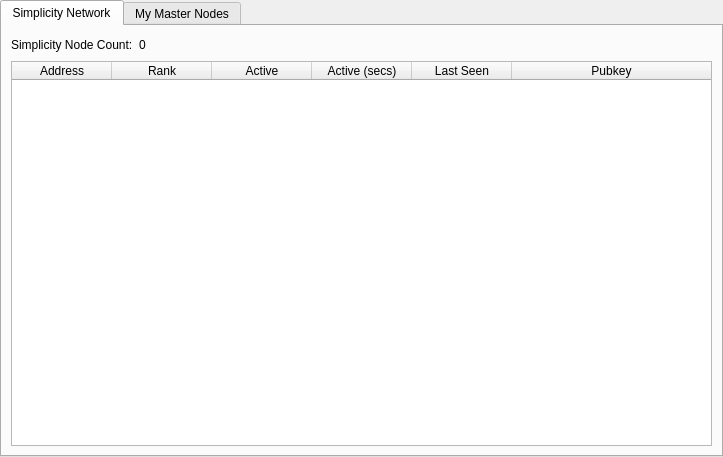
<?xml version="1.0" encoding="UTF-8"?>
<ui version="4.0">
 <class>MasternodeManager</class>
 <widget class="QWidget" name="MasternodeManager">
  <property name="geometry">
   <rect>
    <x>0</x>
    <y>0</y>
    <width>723</width>
    <height>457</height>
   </rect>
  </property>
  <property name="windowTitle">
   <string>Form</string>
  </property>
  <layout class="QVBoxLayout" name="topLayout">
   <property name="leftMargin">
    <number>0</number>
   </property>
   <property name="topMargin">
    <number>0</number>
   </property>
   <property name="rightMargin">
    <number>0</number>
   </property>
   <property name="bottomMargin">
    <number>0</number>
   </property>
   <item>
    <layout class="QVBoxLayout" name="verticalLayout">
     <property name="bottomMargin">
      <number>0</number>
     </property>
     <item>
      <widget class="QTabWidget" name="tabWidget">
       <property name="currentIndex">
        <number>0</number>
       </property>
       <widget class="QWidget" name="tab">
        <attribute name="title">
         <string>Simplicity Network</string>
        </attribute>
        <layout class="QGridLayout" name="gridLayout">
         <item row="1" column="0">
          <widget class="QTableWidget" name="tableWidget">
           <property name="editTriggers">
            <set>QAbstractItemView::NoEditTriggers</set>
           </property>
           <property name="alternatingRowColors">
            <bool>true</bool>
           </property>
           <property name="selectionBehavior">
            <enum>QAbstractItemView::SelectRows</enum>
           </property>
           <property name="sortingEnabled">
            <bool>true</bool>
           </property>
           <attribute name="horizontalHeaderStretchLastSection">
            <bool>true</bool>
           </attribute>
           <column>
            <property name="text">
             <string>Address</string>
            </property>
           </column>
           <column>
            <property name="text">
             <string>Rank</string>
            </property>
           </column>
           <column>
            <property name="text">
             <string>Active</string>
            </property>
           </column>
           <column>
            <property name="text">
             <string>Active (secs)</string>
            </property>
           </column>
           <column>
            <property name="text">
             <string>Last Seen</string>
            </property>
           </column>
           <column>
            <property name="text">
             <string>Pubkey</string>
            </property>
           </column>
          </widget>
         </item>
         <item row="0" column="0">
          <layout class="QHBoxLayout" name="horizontalLayout_3">
           <property name="bottomMargin">
            <number>0</number>
           </property>
           <item>
            <widget class="QLabel" name="label_2">
             <property name="text">
              <string>Simplicity Node Count:</string>
             </property>
            </widget>
           </item>
           <item>
            <widget class="QLabel" name="countLabel">
             <property name="text">
              <string>0</string>
             </property>
            </widget>
           </item>
           <item>
            <spacer name="horizontalSpacer_3">
             <property name="orientation">
              <enum>Qt::Horizontal</enum>
             </property>
             <property name="sizeHint" stdset="0">
              <size>
               <width>40</width>
               <height>20</height>
              </size>
             </property>
            </spacer>
           </item>
          </layout>
         </item>
        </layout>
       </widget>
       <widget class="QWidget" name="tab_2">
        <attribute name="title">
         <string>My Master Nodes</string>
        </attribute>
        <layout class="QGridLayout" name="gridLayout_2">
         <item row="0" column="0">
          <layout class="QVBoxLayout" name="verticalLayout_2">
           <property name="bottomMargin">
            <number>0</number>
           </property>
           <item>
            <layout class="QHBoxLayout" name="horizontalLayout">
             <item>
              <widget class="QPushButton" name="createButton">
               <property name="text">
                <string>&amp;Create...</string>
               </property>
              </widget>
             </item>
             <item>
              <widget class="QPushButton" name="copyAddressButton">
               <property name="text">
                <string>Copy &amp;Address</string>
               </property>
              </widget>
             </item>
             <item>
              <spacer name="horizontalSpacer">
               <property name="orientation">
                <enum>Qt::Horizontal</enum>
               </property>
               <property name="sizeHint" stdset="0">
                <size>
                 <width>40</width>
                 <height>20</height>
                </size>
               </property>
              </spacer>
             </item>
            </layout>
           </item>
           <item>
            <widget class="QTableWidget" name="tableWidget_2">
             <property name="editTriggers">
              <set>QAbstractItemView::NoEditTriggers</set>
             </property>
             <property name="alternatingRowColors">
              <bool>true</bool>
             </property>
             <property name="selectionMode">
              <enum>QAbstractItemView::SingleSelection</enum>
             </property>
             <property name="selectionBehavior">
              <enum>QAbstractItemView::SelectRows</enum>
             </property>
             <attribute name="horizontalHeaderStretchLastSection">
              <bool>true</bool>
             </attribute>
             <column>
              <property name="text">
               <string>Alias</string>
              </property>
             </column>
             <column>
              <property name="text">
               <string>IP/Onion</string>
              </property>
             </column>
             <column>
              <property name="text">
               <string>Status</string>
              </property>
             </column>
             <column>
              <property name="text">
               <string>Collateral Address</string>
              </property>
             </column>
            </widget>
           </item>
           <item>
            <layout class="QHBoxLayout" name="horizontalLayout_2">
             <property name="bottomMargin">
              <number>0</number>
             </property>
             <item>
              <widget class="QPushButton" name="editButton">
               <property name="text">
                <string>&amp;Edit</string>
               </property>
              </widget>
             </item>
             <item>
              <widget class="QPushButton" name="getConfigButton">
               <property name="text">
                <string>&amp;Get Config</string>
               </property>
              </widget>
             </item>
             <item>
              <widget class="QPushButton" name="removeButton">
               <property name="text">
                <string>&amp;Remove</string>
               </property>
              </widget>
             </item>
             <item>
              <spacer name="horizontalSpacer_2">
               <property name="orientation">
                <enum>Qt::Horizontal</enum>
               </property>
               <property name="sizeHint" stdset="0">
                <size>
                 <width>40</width>
                 <height>20</height>
                </size>
               </property>
              </spacer>
             </item>
            </layout>
           </item>
           <item>
            <layout class="QHBoxLayout" name="horizontalLayout_4">
             <property name="bottomMargin">
              <number>0</number>
             </property>
             <item>
              <widget class="QPushButton" name="startButton">
               <property name="text">
                <string>&amp;Start</string>
               </property>
              </widget>
             </item>
             <item>
              <widget class="QPushButton" name="stopButton">
               <property name="text">
                <string>Sto&amp;p</string>
               </property>
              </widget>
             </item>
             <item>
              <spacer name="horizontalSpacer_4">
               <property name="orientation">
                <enum>Qt::Horizontal</enum>
               </property>
               <property name="sizeHint" stdset="0">
                <size>
                 <width>40</width>
                 <height>20</height>
                </size>
               </property>
              </spacer>
             </item>
            </layout>
           </item>
           <item>
            <layout class="QHBoxLayout" name="horizontalLayout_5">
             <property name="bottomMargin">
              <number>0</number>
             </property>
             <item>
              <widget class="QPushButton" name="startAllButton">
               <property name="text">
                <string>S&amp;tart All</string>
               </property>
              </widget>
             </item>
             <item>
              <widget class="QPushButton" name="stopAllButton">
               <property name="text">
                <string>St&amp;op All</string>
               </property>
              </widget>
             </item>
             <item>
              <spacer name="horizontalSpacer_5">
               <property name="orientation">
                <enum>Qt::Horizontal</enum>
               </property>
               <property name="sizeHint" stdset="0">
                <size>
                 <width>40</width>
                 <height>20</height>
                </size>
               </property>
              </spacer>
             </item>
            </layout>
           </item>
          </layout>
         </item>
        </layout>
       </widget>
      </widget>
     </item>
    </layout>
   </item>
  </layout>
 </widget>
 <resources/>
 <connections/>
</ui>
